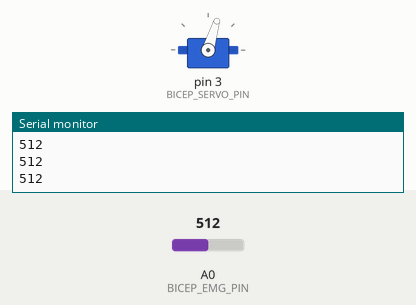
A sketch run on a simulated Arduino Uno, built with avr-gcc and run on an emulated ATmega328P. Shown: servo, the last lines printed to the serial monitor. The inputs (shaded band) are chosen by the test bench; at power-on: A0 (BICEP_EMG_PIN) = 512.

Above: at 1.2 s.
1.3 s: A0 (BICEP_EMG_PIN) set to 366
2.8 s: A0 (BICEP_EMG_PIN) set to 337
At 3.9 s:
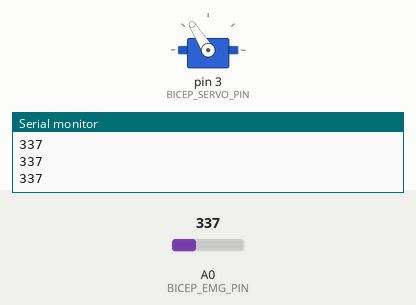
4.3 s: A0 (BICEP_EMG_PIN) set to 860
At 5.0 s:
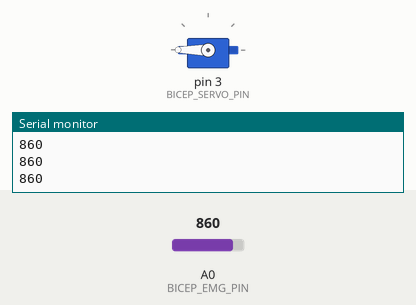
5.8 s: A0 (BICEP_EMG_PIN) set to 840
At 6.2 s:
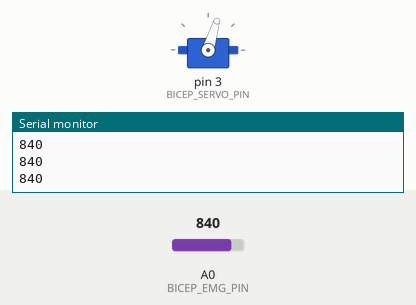
7.3 s: A0 (BICEP_EMG_PIN) set to 900
At 8.5 s:
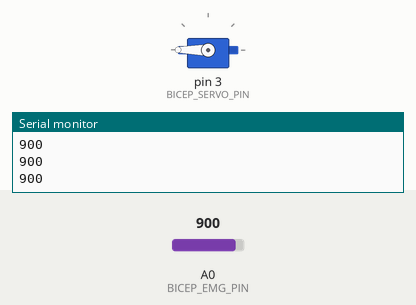
Timing chart, 0 to 9.8 s (numbered marks = the images above; inputs shaded):
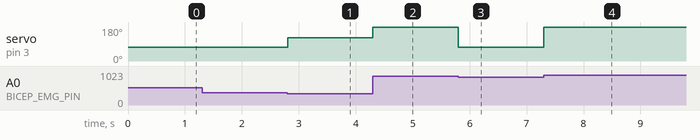

Measured:
- the behaviour switches between 351 and 350 on A0 (BICEP_EMG_PIN) (found by bisection; images 0 and 1)
- after the input at 2.8 s, servo on pin 3 (BICEP_SERVO_PIN): 73° → 122° at once
- after the input at 4.3 s, servo on pin 3 (BICEP_SERVO_PIN): 122° → 180° at once
- after the input at 5.8 s, servo on pin 3 (BICEP_SERVO_PIN): 180° → 73° at once
- after the input at 7.3 s, servo on pin 3 (BICEP_SERVO_PIN): 73° → 180° at once

The sketch:

MyoWare_Servo360.ino
```cpp
//Written by SparkFun
//Modified by Samuel Nessenthaler


#include <Servo.h>

//Threshold for servo motor control with muscle sensor
//Threshold set to max and min values of the muscle sensor
#define BICEP_THRESHOLD 850
#define BICEP_EMG_PIN 0
#define BICEP_SERVO_PIN 3

Servo servoBicep;

void setup() {
  Serial.begin(9600);
  servoBicep.attach(BICEP_SERVO_PIN);
}

void loop() {
  int bicepADC = analogRead(BICEP_EMG_PIN);
  if (bicepADC > BICEP_THRESHOLD){ servoBicep.writeMicroseconds(2500); }
    else if (bicepADC > (BICEP_THRESHOLD - 500) && bicepADC < BICEP_THRESHOLD)
        { servoBicep.writeMicroseconds(1300); }
    else { servoBicep.writeMicroseconds(1800); }
  Serial.println(bicepADC);
}
```
